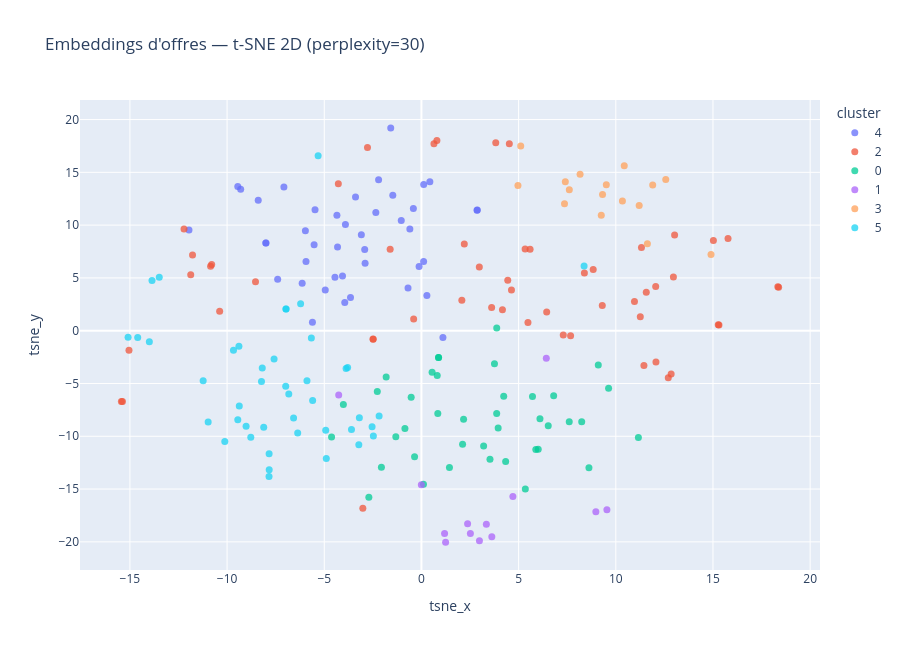

The notebook cell this image was saved under:
### Markdown cell above
## 6. Projection t-SNE en 2D
Révèle mieux la structure locale (groupes serrés d'offres similaires). Plus lent.

### Code cell
from sklearn.manifold import TSNE

perplexity = max(5, min(30, len(df) - 1))
coords_tsne = TSNE(
    n_components=2,
    perplexity=perplexity,
    init="pca",
    random_state=42,
).fit_transform(X)
df["tsne_x"], df["tsne_y"] = coords_tsne[:, 0], coords_tsne[:, 1]

fig = px.scatter(
    df,
    x="tsne_x",
    y="tsne_y",
    color="cluster",
    hover_data=["title", "company_name", "contract_type", "country"],
    title=f"Embeddings d'offres — t-SNE 2D (perplexity={perplexity})",
    height=650,
)
fig.update_traces(marker=dict(size=7, opacity=0.75))
fig.show()

### Figure 1 — Plotly figure (JSON) as saved in the notebook; plotly's stock layout.template omitted (floating-point values rounded to 4 significant figures; data arrays with more than 128 entries replaced by an {"elided": "..."} marker saying what was removed)
{"data": [{"customdata": {"elided": "42x4 str values"}, "hovertemplate": "cluster=4<br>tsne_x=%{x}<br>tsne_y=%{y}<br>title=%{customdata[0]}<br>company_name=%{customdata[1]}<br>contract_type=%{customdata[2]}<br>country=%{customdata[3]}<extra></extra>", "legendgroup": "4", "marker": {"color": "#636efa", "opacity": 0.75, "size": 7, "symbol": "circle"}, "mode": "markers", "name": "4", "orientation": "v", "showlegend": true, "type": "scatter", "x": [-1.474, -2.347, 2.86, -4.348, -0.5961, -7.076, -8.008, -4.062, -6.137, -4.45, 2.874, -3.092, -5.608, -5.475, -9.45, -2.919, -2.205, -5.94, -3.911, -3.392, -1.58, -4.949, -3.65, -1.038, -0.4156, -5.971, -4.317, -11.96, -2.899, -7.398, -8.397, 0.2802, 0.1162, -3.946, -9.301, -0.6909, -7.999, 1.105, 0.1121, -0.1213, -5.523, 0.433], "xaxis": "x", "y": [12.83, 11.2, 11.4, 10.94, 9.628, 13.6, 8.303, 5.179, 4.504, 5.071, 11.42, 9.078, 0.7893, 11.45, 13.65, 7.687, 14.3, 6.545, 10.05, 12.67, 19.21, 3.853, 3.148, 10.44, 11.57, 9.458, 7.921, 9.537, 6.378, 4.866, 12.36, 3.328, 13.85, 2.671, 13.4, 4.045, 8.295, -0.6402, 6.554, 6.074, 8.146, 14.11], "yaxis": "y"}, {"customdata": {"elided": "54x4 str values"}, "hovertemplate": "cluster=2<br>tsne_x=%{x}<br>tsne_y=%{y}<br>title=%{customdata[0]}<br>company_name=%{customdata[1]}<br>contract_type=%{customdata[2]}<br>country=%{customdata[3]}<extra></extra>", "legendgroup": "2", "marker": {"color": "#EF553B", "opacity": 0.75, "size": 7, "symbol": "circle"}, "mode": "markers", "name": "2", "orientation": "v", "showlegend": true, "type": "scatter", "x": [3.612, -11.87, 8.384, 2.204, 4.168, 0.7948, -2.49, 11.32, 13.03, 4.632, 5.59, 12.96, 2.079, 11.45, 12.07, 15.31, 18.34, 18.38, -10.38, 5.48, -11.78, -15.05, 5.334, -0.4005, -15.38, 9.305, 7.675, -3.016, -8.537, -10.85, -10.79, -1.61, 12.7, 4.441, 15.02, 8.837, 3.823, 4.522, -2.483, 0.6434, 12.05, 10.96, 11.57, 6.444, 15.27, 11.26, 2.978, -15.44, 15.77, 12.85, 7.297, -12.22, -2.776, -4.276], "xaxis": "x", "y": [2.191, 5.302, 5.461, 8.207, 1.983, 18.0, -0.7797, 7.874, 9.06, 3.863, 7.711, 5.086, 2.873, -3.301, -2.954, 0.53, 4.157, 4.118, 1.835, 0.7775, 7.17, -1.863, 7.738, 1.119, -6.712, 2.398, -0.4867, -16.8, 4.631, 6.114, 6.26, 7.72, -4.459, 4.779, 8.538, 5.804, 17.8, 17.7, -0.8004, 17.7, 4.188, 2.764, 3.647, 1.78, 0.5663, 1.333, 6.022, -6.717, 8.73, -4.11, -0.408, 9.627, 17.36, 13.91], "yaxis": "y"}, {"customdata": {"elided": "40x4 str values"}, "hovertemplate": "cluster=0<br>tsne_x=%{x}<br>tsne_y=%{y}<br>title=%{customdata[0]}<br>company_name=%{customdata[1]}<br>contract_type=%{customdata[2]}<br>country=%{customdata[3]}<extra></extra>", "legendgroup": "0", "marker": {"color": "#00cc96", "opacity": 0.75, "size": 7, "symbol": "circle"}, "mode": "markers", "name": "0", "orientation": "v", "showlegend": true, "type": "scatter", "x": [0.8423, -4.624, 6.524, -2.271, 0.5483, 5.345, 3.2, 9.098, 3.874, -2.706, 3.947, 3.527, 2.168, -1.318, 8.246, 0.1056, 6.098, 5.885, 6.008, 4.333, 8.618, 0.881, 11.16, 4.233, -0.5278, 9.628, 3.757, -1.816, 0.8119, -4.017, 3.871, 5.714, 1.441, -2.06, -0.85, 2.117, 7.605, -0.3534, 0.8805, 6.804], "xaxis": "x", "y": [-7.841, -10.07, -9.011, -5.752, -3.935, -14.99, -10.93, -3.252, 0.2555, -15.77, -9.223, -12.18, -8.389, -10.04, -8.634, -14.54, -8.35, -11.24, -11.22, -12.38, -12.99, -2.535, -10.11, -6.21, -6.293, -5.445, -3.132, -4.383, -4.237, -6.99, -7.842, -6.239, -12.97, -12.93, -9.261, -10.76, -8.617, -11.94, -2.535, -6.158], "yaxis": "y"}, {"customdata": [["Ingénieur en construction (H/F)", "DIETSMANN TECHNOLOGIES", "VIE", "CONGO"], ["V.I.E Electrical Commissioning Coordinator F/M (H/F)", "TECHNIP ENERGIES FRANCE", "VIE", "QATAR"], ["Traction Test Engineer (H/F)", "ALSTOM TRANSPORT SA", "VIE", "PAYS-BAS"], ["Manufacturing Quality Controller (H/F)", "NEXANS FRANCE", "VIE", "BELGIQUE"], ["Electrical Engineer Secondary Engineering – Substation Construction (H/F)", "EIFFAGE ENERGIE SYSTEMES - GESTION & DEVELOPPEMENT", "VIE", "ALLEMAGNE"], ["Project Manager – Substation Construction (H/F)", "EIFFAGE ENERGIE SYSTEMES - GESTION & DEVELOPPEMENT", "VIE", "ALLEMAGNE"], ["Electrical Engineer : Primary Engineering – Substation Construction (H/F)", "EIFFAGE ENERGIE SYSTEMES - GESTION & DEVELOPPEMENT", "VIE", "ALLEMAGNE"], ["Technical Project Specialist in Energy Technology (H/F)", "EIFFAGE ENERGIE SYSTEMES - GESTION & DEVELOPPEMENT", "VIE", "ALLEMAGNE"], ["Approval Planner (H/F)", "EIFFAGE ENERGIE SYSTEMES - GESTION & DEVELOPPEMENT", "VIE", "ALLEMAGNE"], ["Structural Engineer / Structural Designer (H/F)", "EIFFAGE ENERGIE SYSTEMES - GESTION & DEVELOPPEMENT", "VIE", "ALLEMAGNE"], ["Logistics Launch PTM (H/F)", "MINEBEA ACCESSSOLUTIONS FRANCE", "VIE", "SLOVAQUIE"], ["Design Verification Engineer (H/F)", "ALSTOM TRANSPORT SA", "VIE", "CANADA"], ["Automation Engineer _Energy Technology (H/F)", "EIFFAGE ENERGIE SYSTEMES - GESTION & DEVELOPPEMENT", "VIE", "ALLEMAGNE"]], "hovertemplate": "cluster=1<br>tsne_x=%{x}<br>tsne_y=%{y}<br>title=%{customdata[0]}<br>company_name=%{customdata[1]}<br>contract_type=%{customdata[2]}<br>country=%{customdata[3]}<extra></extra>", "legendgroup": "1", "marker": {"color": "#ab63fa", "opacity": 0.75, "size": 7, "symbol": "circle"}, "mode": "markers", "name": "1", "orientation": "v", "showlegend": true, "type": "scatter", "x": [-0.004607, 4.705, 8.974, -4.257, 2.984, 2.518, 3.622, 2.375, 1.19, 1.243, 6.425, 9.543, 3.34], "xaxis": "x", "y": [-14.58, -15.7, -17.14, -6.086, -19.9, -19.21, -19.51, -18.29, -19.2, -20.02, -2.615, -16.97, -18.34], "yaxis": "y"}, {"customdata": [["Assistant(e) Finance/ Administration des ventes (H/F)", "ARECO FINANCES TECHNOLOGIE - ARFITEC", "VIE", "ETATS-UNIS"], ["Contrôleur des ventes et des opérations (S&OP) (H/F)", "RAIL LOGISTICS EUROPE", "VIE", "BELGIQUE"], ["RESPONSABLE CONTROLE DE GESTION (H/F)", "CULINARIA", "VIE", "CHILI"], ["RESPONSABLE SALES & OPERATIONS PLANNING (H/F)", "SOCIETE DES BRASSERIES & GLACIERES INTERNATIONALES", "VIE", "CONGO"], ["Cash Management & Treasury Operations Officer (H/F)", "APERAM STAINLESS FRANCE", "VIE", "LUXEMBOURG"], ["Financial & Planning Analyst / French speaker [F/M] (H/F)", "AMARIS FRANCE SAS", "VIE", "PORTUGAL"], ["Financial Controller – (H/F)", "SOCIETE POUR L'INFORMATIQUE INDUSTRIELLE", "VIE", "BELGIQUE"], ["Gestionnaire Administratif et Financier (H/F)", "WAGRAM FOOD SERVICE", "VIE", "CANADA"], ["Business Controller (H/F/X) (H/F)", "AUDENSIEL NORD", "VIE", "BELGIQUE"], ["VIE - Back Office Controller (H/F)", "ENGIE GLOBAL MARKETS", "VIE", "BELGIQUE"], ["contrôleur de gestion  (H/F)", "CCEI", "VIE", "CANADA"], ["Analyste Financier(ère) (H/F)", "HUTCHINSON", "VIE", "CANADA"], ["Junior Risk and Permanent Control Officer (H/F)", "CA CONSUMER FINANCE", "VIE", "LUXEMBOURG"], ["CONTRÔLEUR DE GESTION (H/F)", "LISI AEROSPACE", "VIE", "POLOGNE"], ["VIE Cost Control (H/F)", "VINCI CONSTRUCTION GRANDS PROJETS", "VIE", "DJIBOUTI"], ["CHARGE(E) DE GESTION ADMINITRATIVE ET FINANCIERE (H/F)", "COMPAGNIE MONDIALE DE TRANSPORT", "VIE", "PHILIPPINES"]], "hovertemplate": "cluster=3<br>tsne_x=%{x}<br>tsne_y=%{y}<br>title=%{customdata[0]}<br>company_name=%{customdata[1]}<br>contract_type=%{customdata[2]}<br>country=%{customdata[3]}<extra></extra>", "legendgroup": "3", "marker": {"color": "#FFA15A", "opacity": 0.75, "size": 7, "symbol": "circle"}, "mode": "markers", "name": "3", "orientation": "v", "showlegend": true, "type": "scatter", "x": [4.965, 11.9, 9.318, 12.57, 14.9, 10.43, 10.34, 7.608, 11.2, 11.63, 8.162, 7.403, 5.109, 9.512, 9.252, 7.361], "xaxis": "x", "y": [13.76, 13.81, 12.9, 14.32, 7.228, 15.63, 12.29, 13.34, 11.85, 8.232, 14.81, 14.1, 17.49, 13.83, 10.94, 12.03], "yaxis": "y"}, {"customdata": {"elided": "43x4 str values"}, "hovertemplate": "cluster=5<br>tsne_x=%{x}<br>tsne_y=%{y}<br>title=%{customdata[0]}<br>company_name=%{customdata[1]}<br>contract_type=%{customdata[2]}<br>country=%{customdata[3]}<extra></extra>", "legendgroup": "5", "marker": {"color": "#19d3f3", "opacity": 0.75, "size": 7, "symbol": "circle"}, "mode": "markers", "name": "5", "orientation": "v", "showlegend": true, "type": "scatter", "x": [8.369, -7.842, -3.877, -5.316, -5.89, -7.583, -13.49, -8.78, -6.217, -9.449, -9.022, -2.178, -7.838, -8.19, -8.23, -9.672, -6.984, -9.391, -14.0, -14.6, -5.665, -4.925, -3.599, -2.474, -2.54, -3.194, -10.97, -6.368, -6.578, -5.599, -11.23, -13.86, -7.834, -4.895, -6.969, -9.373, -15.09, -10.12, -8.116, -6.969, -6.825, -3.222, -3.798], "xaxis": "x", "y": [6.116, -13.81, -3.584, 16.57, -4.742, -2.68, 5.061, -10.1, 2.556, -8.428, -9.047, -8.078, -11.64, -3.528, -4.812, -1.842, -5.271, -1.475, -1.055, -0.6369, -0.6814, -9.422, -9.357, -9.971, -9.105, -8.245, -8.645, -9.686, -8.271, -6.616, -4.746, 4.744, -13.18, -12.11, 2.058, -7.141, -0.6275, -10.5, -9.135, 2.058, -5.991, -10.81, -3.481], "yaxis": "y"}], "layout": {"height": 650, "legend": {"title": {"text": "cluster"}, "tracegroupgap": 0}, "title": {"text": "Embeddings d'offres — t-SNE 2D (perplexity=30)"}, "xaxis": {"anchor": "y", "domain": [0.0, 1.0], "title": {"text": "tsne_x"}}, "yaxis": {"anchor": "x", "domain": [0.0, 1.0], "title": {"text": "tsne_y"}}}}
